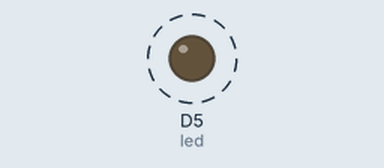
Simulated run of this sketch. Board: ESP8266 (NodeMCU). Parts: output pins drawn as LEDs (lit = HIGH). Dashed ring = blinking. WiFi joins after 1.5 s; servers stay silent unless stated; storage starts empty; what the sketch prints to the serial monitor is not drawn.

Above: at 1.7 s.
Timing chart, 0 to 4.5 s (numbered marks = the images above):
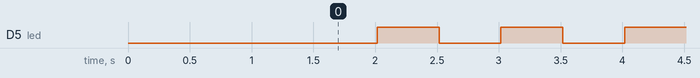

The sketch:

test_OTA_and_SFIFFS.ino
```cpp
#include <ESP8266WiFi.h>
#include <ESP8266WiFiMulti.h>
#include <ArduinoOTA.h>
#include <FS.h>

ESP8266WiFiMulti wifiMulti;     // Create an instance of the ESP8266WiFiMulti class, called 'wifiMulti'

const byte led = D5;

void readSPIFFS();

void setup() {
  Serial.begin(115200);         // Start the Serial communication to send messages to the computer
  delay(10);
  Serial.println('\n');

  wifiMulti.addAP("msi_wifi", "11111111");   // add Wi-Fi networks you want to connect to
  wifiMulti.addAP("ssid_from_AP_2", "your_password_for_AP_2");
  wifiMulti.addAP("ssid_from_AP_3", "your_password_for_AP_3");

  Serial.println("Connecting ...");
  int i = 0;
  while (wifiMulti.run() != WL_CONNECTED) { // Wait for the Wi-Fi to connect
    delay(250);
    Serial.print('.');
  }
  Serial.println('\n');
  Serial.print("Connected to ");
  Serial.println(WiFi.SSID());              // Tell us what network we're connected to
  Serial.print("IP address:\t");
  Serial.println(WiFi.localIP());           // Send the IP address of the ESP8266 to the computer

  ArduinoOTA.setHostname("ESP8266");
  ArduinoOTA.setPassword("esp8266");

  ArduinoOTA.onStart([]() {
    Serial.println("Start");
  });
  ArduinoOTA.onEnd([]() {
    Serial.println("\nEnd");
  });
  ArduinoOTA.onProgress([](unsigned int progress, unsigned int total) {
    Serial.printf("Progress: %u%%\r", (progress / (total / 100)));
  });
  ArduinoOTA.onError([](ota_error_t error) {
    Serial.printf("Error[%u]: ", error);
    if (error == OTA_AUTH_ERROR) Serial.println("Auth Failed");
    else if (error == OTA_BEGIN_ERROR) Serial.println("Begin Failed");
    else if (error == OTA_CONNECT_ERROR) Serial.println("Connect Failed");
    else if (error == OTA_RECEIVE_ERROR) Serial.println("Receive Failed");
    else if (error == OTA_END_ERROR) Serial.println("End Failed");
  });
  ArduinoOTA.begin();
  Serial.println("OTA ready");

  pinMode(led, OUTPUT);
  digitalWrite(led, 1);
}

unsigned long previousTime = millis();

const unsigned long interval = 500;

void loop() {
  ArduinoOTA.handle();
  unsigned long diff = millis() - previousTime;
  if(diff > interval) {
    digitalWrite(led, !digitalRead(led));  // Change the state of the LED
    previousTime += diff;
    readSPIFFS();
   // delay(100);
  }
}

void readSPIFFS()
{
    // always use this to "mount" the filesystem
  bool result = SPIFFS.begin();
  Serial.println("SPIFFS opened: " + result);

  // this opens the file "f.txt" in read-mode
  File f = SPIFFS.open("/cl_conf.txt", "r");

  if (!f) {
    Serial.println("File doesn't exist yet.");
  } else {
    // we could open the file
    while(f.available()) {
      //Lets read line by line from the file
      String line = f.readStringUntil('n');
      Serial.println(line);
    }
  }
  f.close();
}
```

Measured:
- by itself, D5 (led): alternates HIGH for 0.50 s and LOW for 0.50 s
